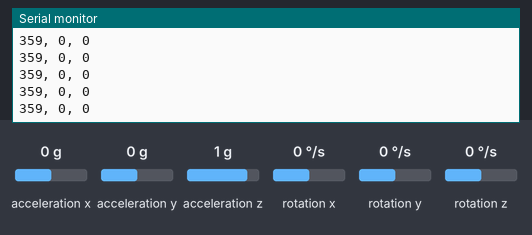
Bench run of a sketch on a simulated Arduino Uno, built with avr-gcc and run on an emulated ATmega328P. Parts: the last lines printed to the serial monitor. Wiring (inferred from the names in the program): MPU-9250 motion sensor at I2C address 0x68. Inputs (shaded band) come from the test bench; at power-on: rotation z 0 °/s, acceleration x 0 g, acceleration y 0 g, acceleration z 1 g, rotation x 0 °/s, rotation y 0 °/s.

Above: at 1.2 s.
1.3 s: rotation z set to 100 °/s
At 1.36 s:
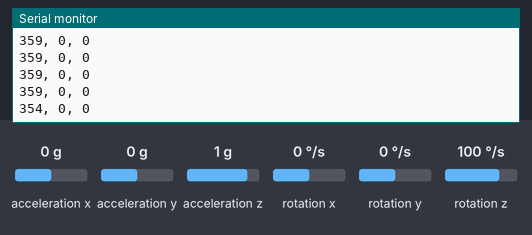
4.3 s: acceleration x set to 1.4 g
At 4.36 s:
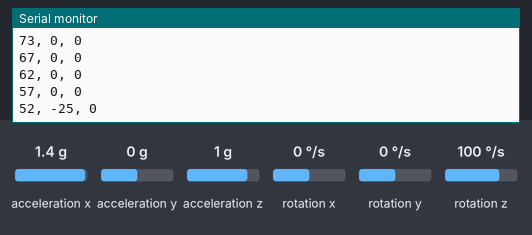
7.3 s: acceleration y set to -1.4 g
At 7.31 s:
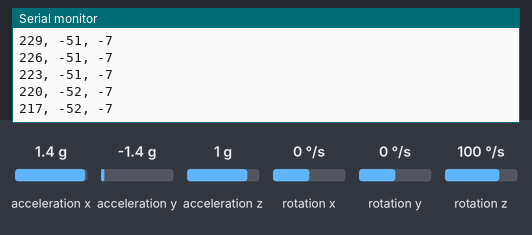
10.3 s: acceleration y set to 0.1 g
At 10.36 s:
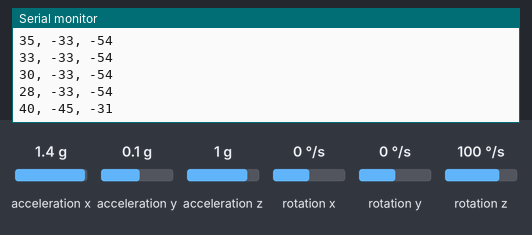
13.3 s: acceleration z set to -1.4 g
At 13.3 s:
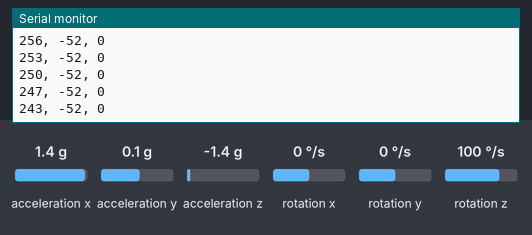
Timing chart, 0 to 15.8 s (numbered marks = the images above; inputs shaded):
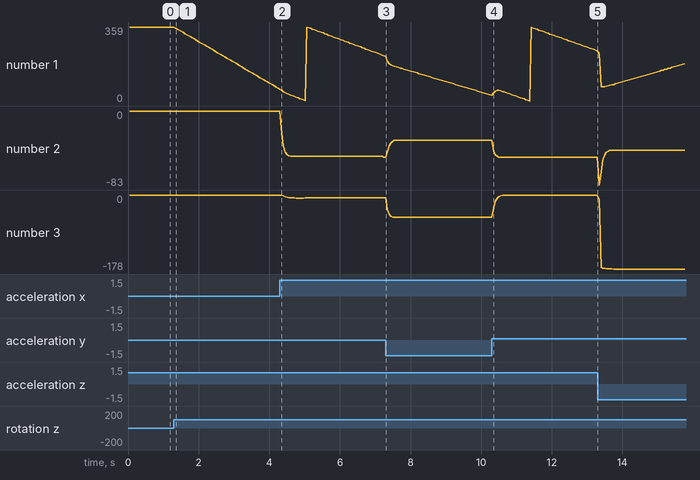

Measured:
- after the input at 1.3 s, the serial monitor: prints a new line after 0.05 s (image 1)
- plotted number 1: 359 → 57 after the input at 1.3 s

The sketch:

MonthySensor.ino
```cpp
//
// MPU-6500 Mahony IMU  (yaw angle is relative to starting orientation)
// last update 27/05/2022
//

#include "Wire.h"

// AD0 low = 0x68 (default for Sparkfun module)
// AD0 high = 0x69
int MPU_addr = 0x68;

// vvvvvvvvvvvvvvvvvv  VERY VERY IMPORTANT vvvvvvvvvvvvvvvvvvvvvvvvvvvvv
//These are the previously determined offsets and scale factors for accelerometer and gyro for
// a particular example of an MPU-6050. They are not correct for other examples.
//The IMU code will NOT work well or at all if these are not correct

float A_cal[6] = {265.0, -80.0, -700.0, 0.994, 1.000, 1.014}; // 0..2 offset xyz, 3..5 scale xyz
float G_off[3] = { -499.5, -17.7, -82.0}; //raw offsets, determined for gyro at rest
#define gscale ((250./32768.0)*(PI/180.0))  //gyro default 250 LSB per d/s -> rad/s

// ^^^^^^^^^^^^^^^^^^^ VERY VERY IMPORTANT ^^^^^^^^^^^^^^^^^^^^^^^^^^^^^^

// GLOBALLY DECLARED, required for Mahony filter
// vector to hold quaternion

float q[4] = {1.0, 0.0, 0.0, 0.0};

// Free parameters in the Mahony filter and fusion scheme,
// Kp for proportional feedback, Ki for integral
float Kp = 30.0;
float Ki = 1.0;

// with MPU-9250, angles start oscillating at Kp=40. Ki does not seem to help and is not required.
// with MPU-6050, some instability observed at Kp=100 Now set to 30.

// char s[60]; //snprintf buffer, if needed

// globals for AHRS loop timing
unsigned long now_ms, last_ms = 0; //millis() timers

// print interval
unsigned long print_ms = 50; //print angles every "print_ms" milliseconds
float yaw, pitch, roll; //Euler angle output

void setup() {

  Wire.begin();
  Serial.begin(9600);
  Serial.println("starting");

  // initialize sensor
  // defaults for gyro and accel sensitivity are 250 dps and +/- 2 g
  Wire.beginTransmission(MPU_addr);
  Wire.write(0x6B);  // PWR_MGMT_1 register
  Wire.write(0);     // set to zero (wakes up the MPU-6050)
  Wire.endTransmission(true);

}

// AHRS loop
int* GetAngles()
{
  static int i = 0;
  static float deltat = 0;  //loop time in seconds
  static unsigned long now = 0, last = 0; //micros() timers

  //raw data
  int16_t ax, ay, az;
  int16_t gx, gy, gz;
  int16_t Tmp; //temperature

  //scaled data as vector
  float Axyz[3];
  float Gxyz[3];


  Wire.beginTransmission(MPU_addr);
  Wire.write(0x3B);  // starting with register 0x3B (ACCEL_XOUT_H)
  Wire.endTransmission(false);
  Wire.requestFrom(MPU_addr, 14, true); // request a total of 14 registers
  int t = Wire.read() << 8;
  ax = t | Wire.read(); // 0x3B (ACCEL_XOUT_H) & 0x3C (ACCEL_XOUT_L)
  t = Wire.read() << 8;
  ay = t | Wire.read(); // 0x3D (ACCEL_YOUT_H) & 0x3E (ACCEL_YOUT_L)
  t = Wire.read() << 8;
  az = t | Wire.read(); // 0x3F (ACCEL_ZOUT_H) & 0x40 (ACCEL_ZOUT_L)
  t = Wire.read() << 8;
  Tmp = t | Wire.read(); // 0x41 (TEMP_OUT_H) & 0x42 (TEMP_OUT_L)
  t = Wire.read() << 8;
  gx = t | Wire.read(); // 0x43 (GYRO_XOUT_H) & 0x44 (GYRO_XOUT_L)
  t = Wire.read() << 8;
  gy = t | Wire.read(); // 0x45 (GYRO_YOUT_H) & 0x46 (GYRO_YOUT_L)
  t = Wire.read() << 8;
  gz = t | Wire.read(); // 0x47 (GYRO_ZOUT_H) & 0x48 (GYRO_ZOUT_L)

  Axyz[0] = (float) ax;
  Axyz[1] = (float) ay;
  Axyz[2] = (float) az;

  //apply offsets and scale factors from Magneto
  for (int i = 0; i < 3; i++) Axyz[i] = (Axyz[i] - A_cal[i]) * A_cal[i + 3];

  Gxyz[0] = ((float) gx - G_off[0]) * gscale; //250 LSB(d/s) default to radians/s
  Gxyz[1] = ((float) gy - G_off[1]) * gscale; //250 LSB(d/s) default to radians/s
  Gxyz[2] = ((float) gz - G_off[2]) * gscale; //250 LSB(d/s) default to radians/s

  //  snprintf(s,sizeof(s),"mpu raw %d,%d,%d,%d,%d,%d",ax,ay,az,gx,gy,gz);
  //  Serial.println(s);

  now = micros();
  deltat = (now - last) * 1.0e-6; //seconds since last update
  last = now;

  Mahony_update(Axyz[0], Axyz[1], Axyz[2], Gxyz[0], Gxyz[1], Gxyz[2], deltat);

  // Compute Tait-Bryan angles.
  // In this coordinate system, the positive z-axis is down toward Earth.
  // Yaw is the angle between Sensor x-axis and Earth magnetic North
  // (or true North if corrected for local declination, looking down on the sensor
  // positive yaw is counterclockwise, which is not conventional for NED navigation.
  // Pitch is angle between sensor x-axis and Earth ground plane, toward the
  // Earth is positive, up toward the sky is negative. Roll is angle between
  // sensor y-axis and Earth ground plane, y-axis up is positive roll. These
  // arise from the definition of the homogeneous rotation matrix constructed
  // from quaternions. Tait-Bryan angles as well as Euler angles are
  // non-commutative; that is, the get the correct orientation the rotations
  // must be applied in the correct order which for this configuration is yaw,
  // pitch, and then roll.
  // http://en.wikipedia.org/wiki/Conversion_between_quaternions_and_Euler_angles
  // which has additional links.

  roll  = atan2((q[0] * q[1] + q[2] * q[3]), 0.5 - (q[1] * q[1] + q[2] * q[2]));
  pitch = asin(2.0 * (q[0] * q[2] - q[1] * q[3]));
  //conventional yaw increases clockwise from North. Not that the MPU-6050 knows where North is.
  yaw   = -atan2((q[1] * q[2] + q[0] * q[3]), 0.5 - (q[2] * q[2] + q[3] * q[3]));
  // to degrees
  yaw   *= 180.0 / PI;
  if (yaw < 0) yaw += 360.0; //compass circle
  pitch *= 180.0 / PI;
  roll *= 180.0 / PI;
  static int response[3];
  response[0]=yaw;
  response[1]=pitch;
  response[2]=roll;
  return response;
}
void loop()
{

  int *response;
  response=GetAngles();
  yaw=*(response+0);
  pitch=*(response+1);
  roll=*(response+2);
  now_ms = millis(); //time to print?
  if (now_ms - last_ms >= print_ms) {
    last_ms = now_ms;
    // print angles for serial plotter...
    //  Serial.print("ypr ");
    Serial.print(yaw, 0);
    Serial.print(", ");
    Serial.print(pitch, 0);
    Serial.print(", ");
    Serial.println(roll, 0);
  }
}
//--------------------------------------------------------------------------------------------------
// Mahony scheme uses proportional and integral filtering on
// the error between estimated reference vector (gravity) and measured one.
// Madgwick's implementation of Mayhony's AHRS algorithm.
// See: http://www.x-io.co.uk/node/8#open_source_ahrs_and_imu_algorithms
//
// Date      Author      Notes
// 29/09/2011 SOH Madgwick    Initial release
// 02/10/2011 SOH Madgwick  Optimised for reduced CPU load
// last update 07/09/2020 SJR minor edits
//--------------------------------------------------------------------------------------------------
// IMU algorithm update

void Mahony_update(float ax, float ay, float az, float gx, float gy, float gz, float deltat) {
  float recipNorm;
  float vx, vy, vz;
  float ex, ey, ez;  //error terms
  float qa, qb, qc;
  static float ix = 0.0, iy = 0.0, iz = 0.0;  //integral feedback terms
  float tmp;

  // Compute feedback only if accelerometer measurement valid (avoids NaN in accelerometer normalisation)
  tmp = ax * ax + ay * ay + az * az;
  if (tmp > 0.0)
  {

    // Normalise accelerometer (assumed to measure the direction of gravity in body frame)
    recipNorm = 1.0 / sqrt(tmp);
    ax *= recipNorm;
    ay *= recipNorm;
    az *= recipNorm;

    // Estimated direction of gravity in the body frame (factor of two divided out)
    vx = q[1] * q[3] - q[0] * q[2];
    vy = q[0] * q[1] + q[2] * q[3];
    vz = q[0] * q[0] - 0.5f + q[3] * q[3];

    // Error is cross product between estimated and measured direction of gravity in body frame
    // (half the actual magnitude)
    ex = (ay * vz - az * vy);
    ey = (az * vx - ax * vz);
    ez = (ax * vy - ay * vx);

    // Compute and apply to gyro term the integral feedback, if enabled
    if (Ki > 0.0f) {
      ix += Ki * ex * deltat;  // integral error scaled by Ki
      iy += Ki * ey * deltat;
      iz += Ki * ez * deltat;
      gx += ix;  // apply integral feedback
      gy += iy;
      gz += iz;
    }

    // Apply proportional feedback to gyro term
    gx += Kp * ex;
    gy += Kp * ey;
    gz += Kp * ez;
  }

  // Integrate rate of change of quaternion, q cross gyro term
  deltat = 0.5 * deltat;
  gx *= deltat;   // pre-multiply common factors
  gy *= deltat;
  gz *= deltat;
  qa = q[0];
  qb = q[1];
  qc = q[2];
  q[0] += (-qb * gx - qc * gy - q[3] * gz);
  q[1] += (qa * gx + qc * gz - q[3] * gy);
  q[2] += (qa * gy - qb * gz + q[3] * gx);
  q[3] += (qa * gz + qb * gy - qc * gx);

  // renormalise quaternion
  recipNorm = 1.0 / sqrt(q[0] * q[0] + q[1] * q[1] + q[2] * q[2] + q[3] * q[3]);
  q[0] = q[0] * recipNorm;
  q[1] = q[1] * recipNorm;
  q[2] = q[2] * recipNorm;
  q[3] = q[3] * recipNorm;
}
```
